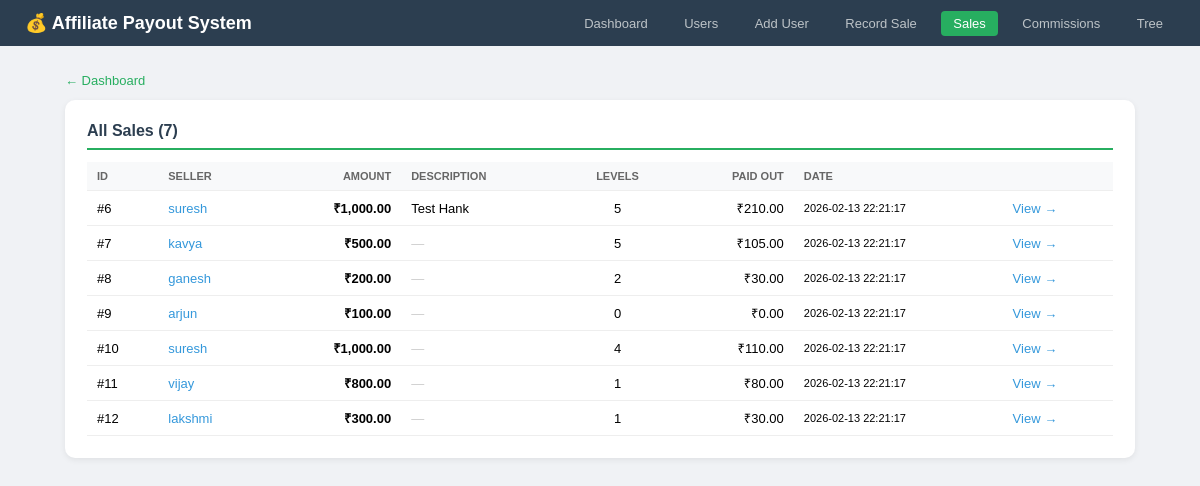
Page /view_sales.php on the committed database.
### tables this page shows
CREATE TABLE `sales` (
  `id` int(10) UNSIGNED NOT NULL,
  `user_id` int(10) UNSIGNED NOT NULL,
  `amount` decimal(12,2) NOT NULL,
  `description` varchar(500) DEFAULT NULL,
  `status` enum('pending','completed','refunded','cancelled') NOT NULL DEFAULT 'completed',
  `created_at` datetime NOT NULL DEFAULT current_timestamp()
);

CREATE TABLE `users` (
  `id` int(10) UNSIGNED NOT NULL,
  `username` varchar(50) NOT NULL,
  `email` varchar(255) NOT NULL,
  `full_name` varchar(100) NOT NULL DEFAULT '',
  `parent_id` int(10) UNSIGNED DEFAULT NULL,
  `status` enum('active','inactive','suspended') NOT NULL DEFAULT 'active',
  `created_at` datetime NOT NULL DEFAULT current_timestamp()
);

### view_sales.php (the view, shortened to what this page needs)
<?php
require_once 'database/db.php';
$r = mysqli_query($conn, "SELECT s.*, u.username,
       (SELECT COALESCE(SUM(commission_amount),0) FROM commissions WHERE sale_id=s.id) as comm_total,
       (SELECT COUNT(*) FROM commissions WHERE sale_id=s.id) as comm_count
       FROM sales s JOIN users u ON u.id = s.user_id
       ORDER BY s.created_at DESC");
$sales = array();
while ($row = mysqli_fetch_assoc($r)) { $sales[] = $row; }
?>
<!DOCTYPE html>
<html lang="en">
<head>
</head>
<body>
<div class="topbar">
    <h1>💰 Affiliate Payout System</h1>
    <div>
        <a href="index.php">Dashboard</a>
        <a href="view_users.php">Users</a>
        <a href="add_user.php">Add User</a>
        <a href="record_sale.php">Record Sale</a>
        <a href="view_sales.php" class="on">Sales</a>
        <a href="view_commissions.php">Commissions</a>
        <a href="tree_view.php">Tree</a>
    </div>
</div>
<div class="wrap">
    <a href="index.php" class="back">← Dashboard</a>
    <div class="card">
        <h2>All Sales (<?php echo count($sales); ?>)</h2>
        <?php if (count($sales)==0): ?>
            <p style="color:#999">No sales. <a href="record_sale.php" class="lk">Record one →</a></p>
        <?php else: ?>
        <table>
            <tr>
                <th>ID</th>
            <th>Seller</th>
            <th class="r">Amount</th>
            <th>Description</th>
            <th class="c">Levels</th>
            <th class="r">Paid Out</th>
            <th>Date</th>
            <th></th>
        </tr>
            <?php foreach($sales as $s): ?>
            <tr>
                <td>#<?php echo $s['id']; ?></td>
                <td><a class="lk" href="user_detail.php?id=<?php echo $s['user_id']; ?>"><?php echo htmlspecialchars($s['username']); ?></a></td>
                <td class="r"><strong>₹<?php echo number_format($s['amount'],2); ?></strong></td>
                <td><?php echo $s['description'] ? htmlspecialchars(substr($s['description'],0,35)) : '<span class="muted">—</span>'; ?></td>
                <td class="c"><?php echo $s['comm_count']; ?></td>
                <td class="r">₹<?php echo number_format($s['comm_total'],2); ?></td>
                <td class="sm"><?php echo $s['created_at']; ?></td>
                <td><a class="lk" href="sale_detail.php?id=<?php echo $s['id']; ?>">View →</a></td>
            </tr>
            <?php endforeach; ?>
        </table>
        <?php endif; ?>
    </div>
</div>
</body>
</html>

### view_sales.php (style rules this page uses)
* { box-sizing:border-box; margin:0; padding:0; }
body { font-family:Arial,sans-serif; background:#f0f2f5; }
.topbar { background:#2c3e50; padding:12px 25px; display:flex; justify-content:space-between; align-items:center; flex-wrap:wrap; }
.topbar h1 { color:#fff; font-size:18px; }
.topbar a { color:#bdc3c7; text-decoration:none; font-size:13px; padding:5px 12px; border-radius:4px; margin-left:8px; }
.topbar a.on { background:#27ae60; color:#fff; }
.wrap { max-width:1100px; margin:25px auto; padding:0 15px; }
.card { background:#fff; padding:22px; border-radius:10px; box-shadow:0 2px 6px rgba(0,0,0,0.07); }
.card h2 { font-size:16px; color:#2c3e50; margin-bottom:12px; padding-bottom:8px; border-bottom:2px solid #27ae60; }
table { width:100%; border-collapse:collapse; }
th,td { padding:8px 10px; text-align:left; border-bottom:1px solid #eee; font-size:13px; }
th { background:#f8f9fa; color:#666; font-size:11px; text-transform:uppercase; font-weight:600; }
.r { text-align:right; }
.c { text-align:center; }
.muted { color:#ccc; }
.sm { font-size:11px; }
a.lk { color:#3498db; text-decoration:none; }
.back { display:inline-block; margin-bottom:12px; color:#27ae60; text-decoration:none; font-size:13px; }

### rows in the picture
sales: id "6", user.username "suresh", amount "1,000.00", description "Test Hank", comm_count "5", comm_total "210.00", created_at "2026-02-13 22:21:17"
sales: id "7", user.username "kavya", amount "500.00", comm_count "5", comm_total "105.00", created_at "2026-02-13 22:21:17"
sales: id "8", user.username "ganesh", amount "200.00", comm_count "2", comm_total "30.00", created_at "2026-02-13 22:21:17"
sales: id "9", user.username "arjun", amount "100.00", comm_count "0", comm_total "0.00", created_at "2026-02-13 22:21:17"
sales: id "10", user.username "suresh", amount "1,000.00", comm_count "4", comm_total "110.00", created_at "2026-02-13 22:21:17"
sales: id "11", user.username "vijay", amount "800.00", comm_count "1", comm_total "80.00", created_at "2026-02-13 22:21:17"
sales: id "12", user.username "lakshmi", amount "300.00", comm_count "1", comm_total "30.00", created_at "2026-02-13 22:21:17"

### other values in the picture
count($sales) "7"
